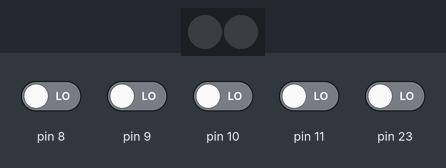
The sketch below on a simulated Arduino Uno, built with avr-gcc and run on an emulated ATmega328P. On the bench: 2 RGB LEDs in strip order, left to right. The test bench sets the inputs (shaded band); at power-on: pin 8–11, pin 23 LOW. Dim RGB values are drawn brighter than linear.

Above: at 1.2 s.
1.3 s: pin 8 driven HIGH
At 1.8 s:
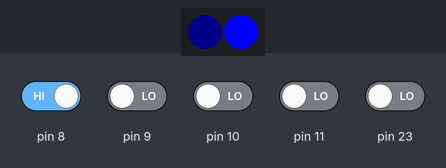
2.8 s: pin 10 driven HIGH
At 4.0 s:
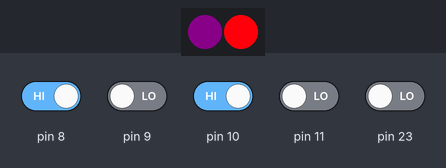
4.3 s: pin 9 driven HIGH
At 5.3 s:
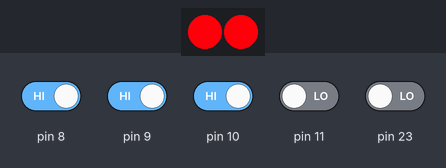
5.8 s: pin 11 driven HIGH
At 6.4 s:
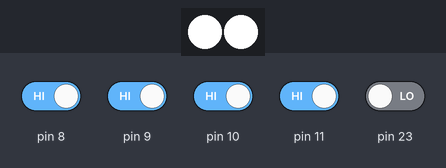
7.3 s: pin 23 driven HIGH
At 7.6 s:
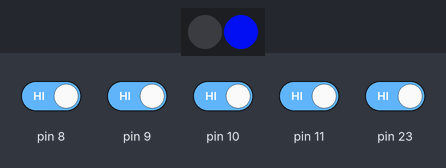
8.8 s: pin 8 driven LOW
At 10.0 s:
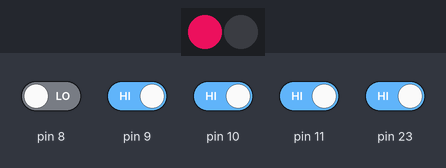
Timing chart, 0 to 11.3 s (numbered marks = the images above; inputs shaded):
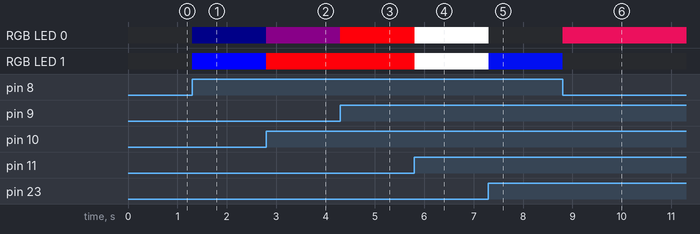

The sketch:

sk033-firmware.ino
```cpp
#include <Adafruit_NeoPixel.h>

Adafruit_NeoPixel strip = Adafruit_NeoPixel(2, 4, NEO_GRB + NEO_KHZ800);

uint32_t colors[16][2] = {
	{strip.Color(  0	,	0	,	10	)		, strip.Color(  0	,	0	,	10	)},
	{strip.Color(  0	,	0	,	10	)		, strip.Color(  0	,	0	,	255	)},
	{strip.Color(  0	,	0	,	255	)		, strip.Color(  0	,	0	,	10	)},
	{strip.Color(  0	,	0	,	255	)		, strip.Color(  0	,	0	,	255	)},

	{strip.Color(  10	,	0	,	10	)		, strip.Color( 10	,	0	,	10	)},
	{strip.Color(  10	,	0	,	10	)		, strip.Color( 255	,	0	,	10	)},
	{strip.Color(  255	,	0	,	10	)		, strip.Color( 10	,	0	,	10	)},
	{strip.Color(  255	,	0	,	10	)		, strip.Color( 255	,	0	,	10	)},

	{strip.Color(  10	,	10	,	0	)		, strip.Color(  10	,	10	,	0	)},
	{strip.Color(  10	,	10	,	0	)		, strip.Color(  255	,	255	,	0	)},
	{strip.Color(  255	,	255	,	0	)		, strip.Color(  10	,	10	,	0	)},
	{strip.Color(  255	,	255	,	0	)		, strip.Color(  255	,	255	,	0	)},

	{strip.Color(  10	,	10	,	10	)		, strip.Color( 10	,10		,	10	)},
	{strip.Color(  10	,	10	,	10	)		, strip.Color( 255	,255	,	255	)},
	{strip.Color(  255	,	255	,	255	)		, strip.Color( 10	,10		,	10	)},
	{strip.Color(  255	,	255	,	255	)		, strip.Color( 255	,255	,	255	)}
};

char cnt;

void setup() {
	strip.begin();
	strip.setBrightness(255); //adjust brightness here
	strip.show(); // Initialize all pixels to 'off'

 	pinMode(3,INPUT);
 	pinMode(2,INPUT);
 	pinMode(1,INPUT);
 	pinMode(0,INPUT);
}

void loop() {
	char in = PINB;
	in %= 16;

	if (cnt != in) {
		cnt = in;
		strip.setPixelColor(0,colors[cnt][0]);
		strip.setPixelColor(1,colors[cnt][1]);
		strip.show();
	}
	delay (50);
 }
```

Measured:
- after the input at 1.3 s, RGB LED 0: off → RGB(0, 0, 10) at once; RGB LED 1: off → RGB(0, 0, 255) at once
- after the input at 2.8 s, RGB LED 0: RGB(0, 0, 10) → RGB(10, 0, 10) at once; RGB LED 1: RGB(0, 0, 255) → RGB(255, 0, 10) at once
- after the input at 4.3 s, RGB LED 0: RGB(10, 0, 10) → RGB(255, 0, 10) at once
- after the input at 5.8 s, RGB LED 0, RGB LED 1: RGB(255, 0, 10) → RGB(255, 255, 255) at once
- after the input at 7.3 s, RGB LED 0: RGB(255, 255, 255) → off at once; RGB LED 1: RGB(255, 255, 255) → RGB(1, 13, 213) at once
- after the input at 8.8 s, RGB LED 0: off → RGB(193, 13, 76) at once; RGB LED 1: RGB(1, 13, 213) → off at once
